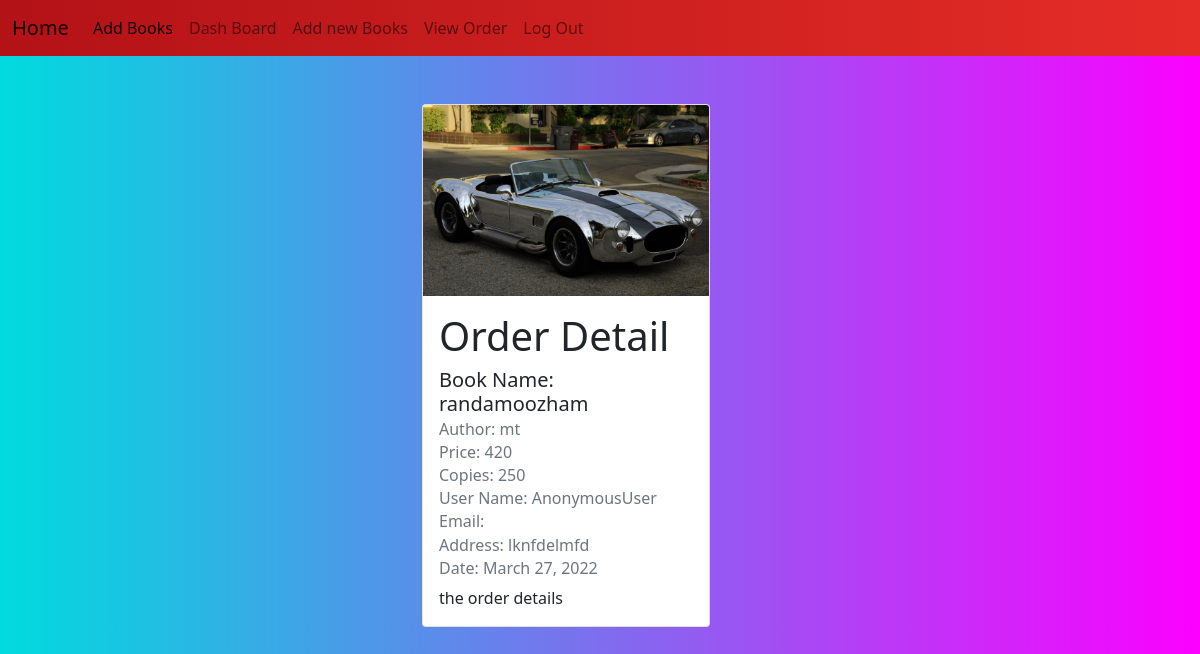
Page /owner/order/view/8 on the committed database.
### customer/models.py (models this page shows)
class Orders(models.Model):
    user = models.ForeignKey(User, on_delete=models.CASCADE)
    item = models.ForeignKey(Books, on_delete=models.CASCADE)
    address = models.CharField(max_length=250,null=True)
    date = models.DateField(auto_now_add=True,null=True)
    options = (
        ('orderplaced', 'orderplaced'),
        ('dispatched', 'dispatched'),
        ('cancel', 'cancel'),
        ('intransit', 'intransit'),
        ('delivered', 'delivered'),
    )
    status = models.CharField(max_length=150, choices=options, default='orderplaced')
    expected_delivery_date=models.DateField(null=True)

### owner/models.py (models this page shows, shortened)
class Books(models.Model):
    book_name=models.CharField(max_length=120)
    author=models.CharField(max_length=120)
    price=models.PositiveIntegerField()
    copies=models.PositiveIntegerField()
    active_status = models.BooleanField(default=True)
    images=models.ImageField(upload_to="image",null=True,blank=True)

### owner/views.py (the view)
# urls.py: path("order/view/<int:id>",views.OrederDetail.as_view(),name="fulldetails"),
class OrederDetail(DetailView):
    model = Orders
    template_name = "order_detail.html"
    pk_url_kwarg = 'id'
    context_object_name = "order"

### owner/templates/order_detail.html
{%extends 'base.html'%}
{%block body_block%}
<div class="row">
    <div class="col-4"></div>
    <div class="col-4">
        <div class="card mt-5" style="width: 18rem;">
            {% if order.item.images %}
            <img src="{{order.item.images.url}}" class="card-img-top" alt="no image">
            {%endif%}
            <div class="card-body">
                <h1>Order Detail</h1>
                <h5 class="card-title">Book Name: {{order.item.book_name}}</h5>
                <h6 class="card-subtitle mb-2 text-muted">Author: {{order.item.author}}</h6>
                <h6 class="card-subtitle mb-2 text-muted">Price: {{order.item.price}}</h6>
                <h6 class="card-subtitle mb-2 text-muted">Copies: {{order.item.copies}}</h6>
                <h6 class="card-subtitle mb-2 text-muted">User Name: {{user}}</h6>
                <h6 class="card-subtitle mb-2 text-muted">Email: {{user.email}}</h6>
                <h6 class="card-subtitle mb-2 text-muted">Address: {{order.address}}</h6>
                <h6 class="card-subtitle mb-2 text-muted">Date: {{order.date}}</h6>
                <p class="card-text">the order details</p>
            </div>
        </div>
    </div>
    <div class="col-4"></div>
</div>
{%endblock%}

### owner/static/css/style.css (style rules this page uses)
.color { background-color: #00DBDE; background-image: linear-gradient(90deg, #00DBDE 0%, #FC00FF 100%); }

### rows in the picture
Orders: item.images (picture), item.book_name "randamoozham", item.author "mt", item.price "420", item.copies "250", address "lknfdelmfd", date "March 27, 2022"

### other values in the picture
{{ user }} "AnonymousUser"
